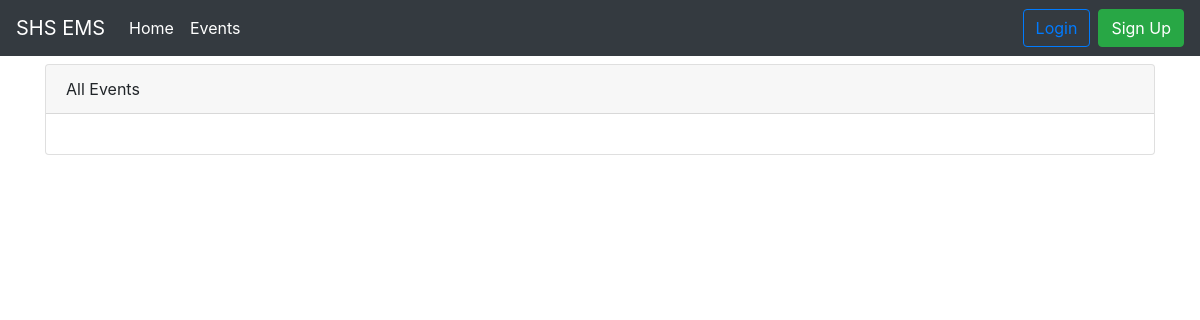
Page /events/ on the earlier database version.
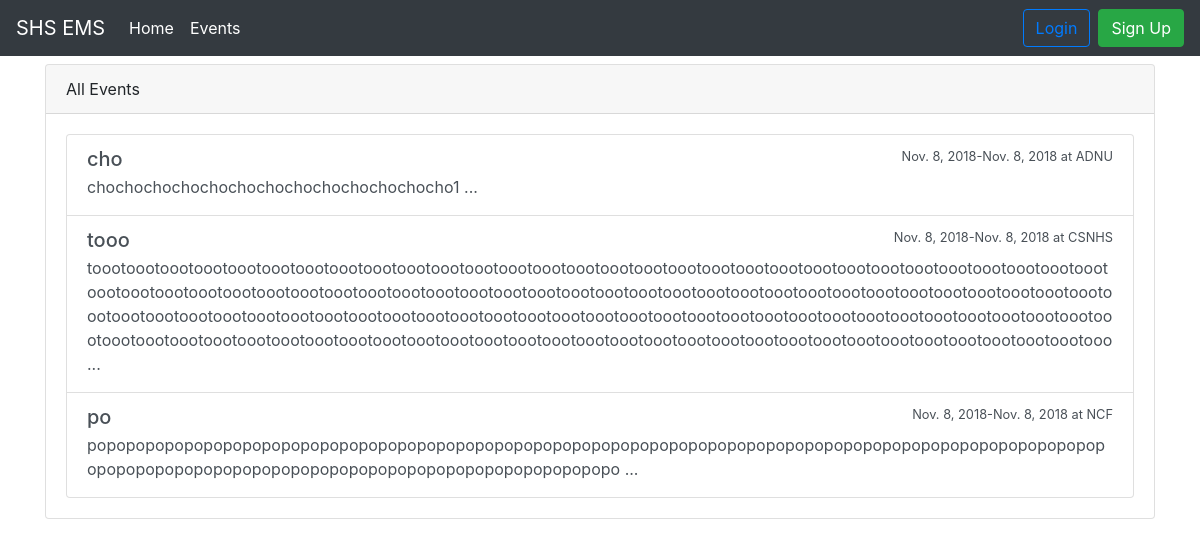
Same page on the later database version.
### events/models.py (models this page shows, shortened)
class Event(models.Model):
    name = models.CharField("Name of Event", max_length = 100, default = "")
    description = models.TextField("Description", max_length = 2000, blank = True)
    max_slots = models.IntegerField("Max Slots", blank = True, null =True)
    date_from = models.DateField("Start Date")
    date_to = models.DateField("End Date")
    time_from = models.TimeField("Start Time")
    time_to = models.TimeField("End Time")
    venue = models.CharField("Venue", max_length =100)
    date_created = models.DateTimeField("Date Created", auto_now_add = True)
    creator = models.ForeignKey(to="users.Participant", on_delete = models.CASCADE)

### events/views.py (the view)
# urls.py: path("events/",EventListView.as_view(), name = "event_list"),
class EventListView(ListView):
    model = Event
    template_name = "event_list.html"
    context_object_name = "event_list"

### templates/event_list.html (shortened to what this page needs)
{% extends "base.html" %}
{% block content %}
<div class="card mt-2">
        <div class="card-header">
            All Events
        </div>
        <div class="card-body">
                <div class="list-group">
                        {% for event in event_list %}
                                <a href="{% url 'event_detail' event.pk %}" class="list-group-item list-group-item-action flex-column align-items-start">
                                  <div class="d-flex w-100 justify-content-between">
                                    <h5 class="mb-1">  {{ event.name }}</h5>
                                    <small>{{ event.date_from }}-{{ event.date_to }} at {{ event.venue }}</small>
                                  </div>
                                  <p class="mb-1">  {{ event.description | slice:":500" }} ...</p>
                                </a>
                        {% endfor %}
                            </div>
        </div>
      </div>
{% endblock %}

### templates/base.html (shortened to what this page needs)
<!doctype html>
<html lang="en">
  <head>
    <link rel="stylesheet" href="https://stackpath.bootstrapcdn.com/bootstrap/4.1.3/css/bootstrap.min.css">
  </head>
  <body >
      <nav class="navbar navbar-expand-lg navbar-dark bg-dark">
  <a class="navbar-brand" href="{% url 'home' %}">SHS EMS</a>
  <div class="collapse navbar-collapse" id="navbarSupportedContent">
    <ul class="navbar-nav mr-auto">
      <li class="nav-item active">
        <a class="nav-link" href="{% url 'home' %}">Home <span class="sr-only">(current)</span></a>
      </li>
      <li class="nav-item active">
        <a class="nav-link" href="{% url 'event_list' %}">Events</a>
      </li>
    </ul>
    {% if user.is_authenticated %}
        <div class="btn-group">
            <button type="button" class="btn btn-secondary dropdown-toggle" data-toggle="dropdown" aria-haspopup="true" aria-expanded="false">
              {{user.username}}
            </button>
            <div class="dropdown-menu dropdown-menu-right">
            <a href="{% url 'logout' %}">
              <button class="dropdown-item" type="button">Log Out</button>
            </a>
            </div>
          </div>
    {% else %}
    <a href="{% url 'login' %}">
         <button type="button"
          class="btn btn-outline-primary">Login</button>
    </a>
    <a href="{% url 'signup' %}">
        <button type="button"
        class="btn btn-success ml-2">Sign Up</button>
    </a>
    {% endif %}
  </div>
</nav>
    <div class="container">
        {% block content %}
        {% endblock %}
    </div>
  </body>
</html>

Differences in the rows shown:
added Event: name "cho", date_from "Nov. 8, 2018", date_to "Nov. 8, 2018", venue "ADNU", description "chochochochochochochochochochochochocho1"
added Event: name "tooo", date_from "Nov. 8, 2018", date_to "Nov. 8, 2018", venue "CSNHS", description "toootoootoootoootoootoootoootoootoootoootoootoootoootoootoootoootoootoootoootoootoootoootoootoootoootoootoootoootoootoootoootoootoootoootoootoootoootoootoootoootoootoootoootoootoootoootoootoootoootoootoootoootoootoootoootoootoootoootoootoootoootoootoootoootoootoootoootoootoootoootoootoootoootoootoootoootoootoootoootoootoootoootoootoootoootoootoootoootoootoootoootoootoootoootoootoootoootoootoootoootoootoootoootoootoootoootoootoootoootoootoootoootoootoootoootoootoootoootoootoootooo"
added Event: name "po", date_from "Nov. 8, 2018", date_to "Nov. 8, 2018", venue "NCF", description "popopopopopopopopopopopopopopopopopopopopopopopopopopopopopopopopopopopopopopopopopopopopopopopopopopopopopopopopopopopopopopopopopopopopopopopopopopopopopopopo"
